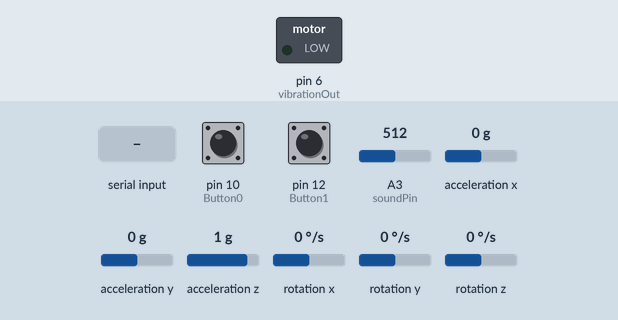
Recording of a sketch running on a simulated Arduino Uno, built with avr-gcc and run on an emulated ATmega328P. On the bench: switched loads named in the sketch (green lamp = pin HIGH). Dashed ring = blinking. Inputs (shaded band) come from the test bench; at power-on: pin 10 (Button0) LOW, pin 12 (Button1) LOW, A3 (soundPin) = 512, acceleration x 0 g, acceleration y 0 g, acceleration z 1 g, rotation x 0 °/s, rotation y 0 °/s, rotation z 0 °/s.

Above: at 4.2 s.
4.3 s: "v90\n" received over the second serial link
At 4.84 s:
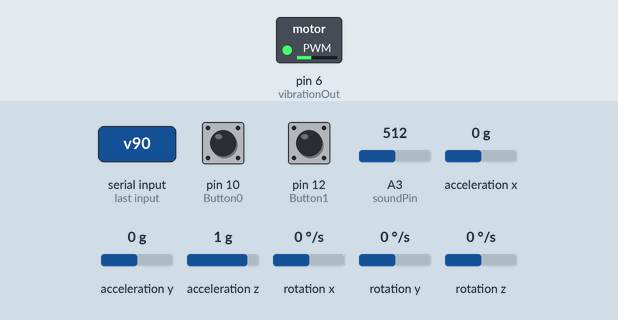
7.3 s: "v,45\n" received over the second serial link
At 8.0 s:
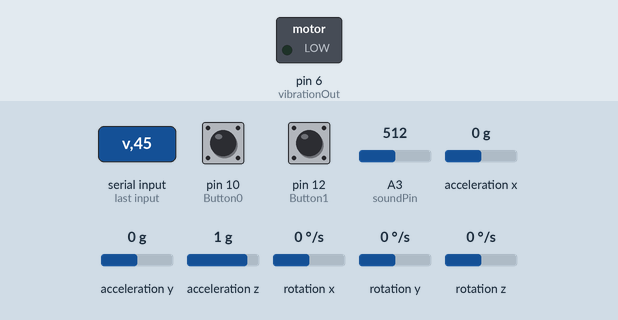
Timing chart, 0 to 10.3 s (numbered marks = the images above; inputs shaded):
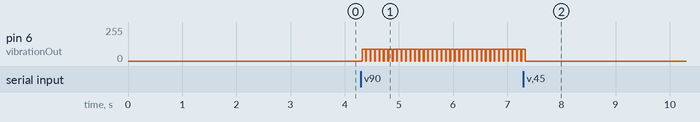

The sketch:

TinyPlanetControllerInput.ino
```cpp
#include <MPU6050_tockn.h>
#include <Wire.h>
#include <SoftwareSerial.h>

SoftwareSerial btSerial(8,9);

float angleX;
float angleY;
float angleZ;

String angles;
String buttons;
String mic;
String vibration;
String outputString;

MPU6050 mpu6050(Wire, 0.0, 1.0);

const int Button0 = 10;
const int Button2 = 11;
const int Button1 = 12;
const int Button3 = 13;

const int vibrationOut = 6;

const int soundPin = A3;
float vibrationAmount = 0;

int resetTimeLeft;
int soundVal = 0;

int myTimeout = 5;

void setup() {
  Serial.begin(115200);
  btSerial.begin(115200);
  btSerial.setTimeout(myTimeout);
  Wire.begin();

  pinMode(Button0, INPUT);
  pinMode(Button1, INPUT);
  pinMode(Button2, INPUT);
  pinMode(Button3, INPUT);

  mpu6050.begin();
  mpu6050.calcGyroOffsets(true);
  /*mpu6050.setGyroOffsets(-1.09, -0.09, 0.61);*/ /* Reset the gyro with this function*/
  int resetTimeLeft = 0;

  vibrationAmount = 0.0;/*between 100.0 and 255.0*/
}


void loop() {
  mpu6050.update();

  resetTimeLeft += 1;
  if (resetTimeLeft > 40){
    resetTimeLeft = 0;
  }

  soundVal = analogRead(soundPin);

  angleX = mpu6050.getAngleX();
  angleY = mpu6050.getAngleY();
  angleZ = mpu6050.getAngleZ();
  angles = "x" +String(angleX) +"y"+String(angleY) +"z"+String(angleZ);
  buttons = "a" + String(digitalRead(Button0)) + "b" + String(digitalRead(Button1)) + "c0" + "d0";
  mic = "s" + String(soundVal);
  vibration = "v"+String(vibrationAmount);


  outputString = btSerial.readStringUntil('\n');

  if (outputString.startsWith("v", 0)){
      vibrationAmount = (outputString.substring(1)).toFloat();
      writeString("Vibration set to: ");
      writeString(vibration);
      btSerial.println("");
    }
  writeString(angles+buttons+mic+vibration);
  btSerial.println("");
  analogWrite(vibrationOut,vibrationAmount);
  delay(70);
  analogWrite(vibrationOut,0);
  btSerial.flush();
//    for (int i = 100; i < 255; i++){ //if i is less than 255 then increase i with 1
//    analogWrite(vibrationOut, i); //write the i value to pin 11
//    delay(5); //wait 5 ms then do the for loop again
//  }
//  for (int i = 255; i > 100; i--){ //descrease i with 1
//    analogWrite(vibrationOut, i);
//    delay(5);
//  }
  }

  double mapf(double val, double in_min, double in_max, double out_min, double out_max) {
    return (val - in_min) * (out_max - out_min) / (in_max - in_min) + out_min;
  }

  void writeString(String stringData) { // Used to software serially push out a String with btSerial.write()

  for (int i = 0; i < stringData.length(); i++)
  {
    btSerial.write(stringData[i]);   // Push each char 1 by 1 on each loop pass
  }

}// end writeString
```

Measured:
- after the input at 4.3 s, pin 6 (vibrationOut): alternates 90/255 for 0.07 s and 0/255 for 0.01 s, starting at once
- after the input at 7.3 s, pin 6 (vibrationOut): goes on until 7.3 s, then stays 0/255
